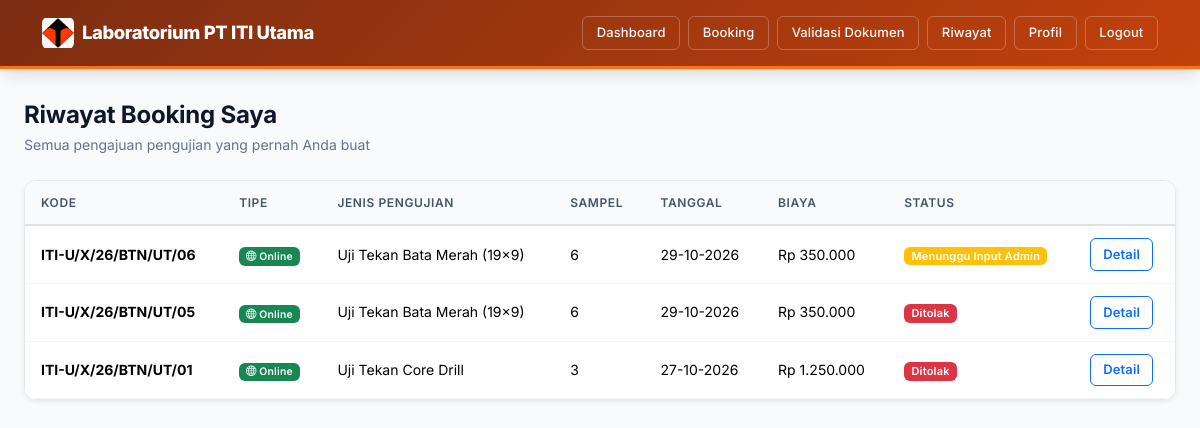
Screenshot of /pelanggan/riwayat.php (signed in) with the database file from the repository.
### tables this page shows
CREATE TABLE `bookings` (
  `id` bigint(20) UNSIGNED NOT NULL,
  `kode_booking` varchar(30) NOT NULL COMMENT 'Contoh: BK-20260716-0001',
  `user_id` bigint(20) UNSIGNED NOT NULL COMMENT 'Pelanggan yang melakukan booking',
  `jenis_pengujian_id` bigint(20) UNSIGNED NOT NULL,
  `penanggung_jawab` varchar(150) NOT NULL,
  `jumlah_sampel` int(10) UNSIGNED NOT NULL DEFAULT 1,
  `tanggal_pengujian_diminta` date NOT NULL,
  `dokumen_persyaratan` varchar(255) DEFAULT NULL COMMENT 'Path file dokumen yang diunggah',
  `estimasi_biaya` decimal(12,2) NOT NULL DEFAULT 0.00,
  `catatan_pelanggan` text DEFAULT NULL,
  `objek_pengujian` varchar(255) DEFAULT NULL,
  `proyek` varchar(255) DEFAULT NULL,
  `lokasi` varchar(255) DEFAULT NULL,
  `supplier` varchar(255) DEFAULT NULL,
  `tipe_booking` enum('online','offline') NOT NULL DEFAULT 'online',
  `bukti_transfer` varchar(255) DEFAULT NULL COMMENT 'Path file bukti transfer pembayaran',
  `status_booking` enum('menunggu_verifikasi','menunggu_pembayaran','pembayaran_diverifikasi','booking_diterima','jadwal_ditentukan','sampel_diterima','menunggu_diuji','sedang_diuji','menunggu_input_admin','validasi_hasil','selesai','ditolak') NOT NULL DEFAULT 'menunggu_verifikasi',
  `alasan_ditolak` text DEFAULT NULL,
  `diverifikasi_oleh` bigint(20) UNSIGNED DEFAULT NULL COMMENT 'Admin yang memverifikasi',
  `diverifikasi_pada` timestamp NULL DEFAULT NULL,
  `diverifikasi_pembayaran_oleh` bigint(20) UNSIGNED DEFAULT NULL,
  `tanggal_pembayaran` timestamp NULL DEFAULT NULL,
  `created_at` timestamp NULL DEFAULT current_timestamp(),
  `updated_at` timestamp NULL DEFAULT current_timestamp() ON UPDATE current_timestamp(),
  `mutu_beton` varchar(20) DEFAULT NULL,
  `sample_berat` decimal(10,2) DEFAULT NULL,
  `sample_diameter` decimal(10,2) DEFAULT NULL,
  `sample_tinggi` decimal(10,2) DEFAULT NULL,
  `sample_bentang_l` decimal(10,2) DEFAULT NULL,
  `sample_dimensi_b` decimal(10,2) DEFAULT NULL,
  `sample_dimensi_h` decimal(10,2) DEFAULT NULL,
  `sample_jenis_baja` varchar(20) DEFAULT NULL,
  `sample_panjang` decimal(10,2) DEFAULT NULL,
  `tambahan_cetak` tinyint(1) NOT NULL DEFAULT 0 COMMENT 'Pemotongan, Setting & Cetak Benda Uji (+250.000)',
  `tambahan_setting` tinyint(1) NOT NULL DEFAULT 0
);

CREATE TABLE `jenis_pengujian` (
  `id` bigint(20) UNSIGNED NOT NULL,
  `kategori` enum('beton','tanah','besi') NOT NULL,
  `nama_pengujian` varchar(150) NOT NULL,
  `deskripsi` text DEFAULT NULL,
  `satuan_sampel` varchar(50) DEFAULT NULL COMMENT 'Contoh: buah, titik, batang',
  `estimasi_durasi_hari` int(10) UNSIGNED DEFAULT NULL COMMENT 'Estimasi lama pengujian dalam hari',
  `harga` decimal(12,2) NOT NULL DEFAULT 0.00,
  `status_aktif` tinyint(1) NOT NULL DEFAULT 1,
  `created_at` timestamp NULL DEFAULT current_timestamp(),
  `updated_at` timestamp NULL DEFAULT current_timestamp() ON UPDATE current_timestamp()
);

### config/labels.php (called while the page is built, shortened)
<?php
function labelStatus($status) {
    $map = [
        'menunggu_verifikasi'   => ['Menunggu Verifikasi', 'secondary'],
        'booking_diterima'      => ['Booking Diterima', 'info'],
        'jadwal_ditentukan'     => ['Jadwal Ditentukan', 'info'],
        'sampel_diterima'       => ['Sampel Diterima', 'primary'],
        'menunggu_diuji'        => ['Menunggu Diuji', 'warning'],
        'sedang_diuji'          => ['Sedang Diuji', 'primary'],
        'menunggu_input_admin'  => ['Menunggu Input Admin', 'warning'],
        'validasi_hasil'        => ['Validasi Hasil', 'warning'],
        'menunggu_pembayaran'   => ['Menunggu Pembayaran', 'warning'],
        'selesai'               => ['Selesai', 'success'],
        'ditolak'               => ['Ditolak', 'danger'],
    ];
    return $map[$status] ?? [$status, 'secondary'];
}

### pelanggan/riwayat.php (the view, shortened to what this page needs)
<?php
require '../config/database.php';
$user = currentUser($pdo);
$stmt = $pdo->prepare(
    "SELECT b.*, j.nama_pengujian, j.kategori
     FROM bookings b
     JOIN jenis_pengujian j ON b.jenis_pengujian_id = j.id
     WHERE b.user_id = ?
     ORDER BY b.created_at DESC"
);
$stmt->execute([$user['id']]);
$daftarBooking = $stmt->fetchAll();
require '../config/labels.php';
?>
<!DOCTYPE html>
<html lang="id">
<head>
    <link href="https://cdn.jsdelivr.net/npm/bootstrap@5.3.3/dist/css/bootstrap.min.css" rel="stylesheet">
    <link href="../assets/css/style.css" rel="stylesheet">
    <link href="https://cdn.jsdelivr.net/npm/bootstrap-icons@1.11.3/font/bootstrap-icons.min.css" rel="stylesheet">
</head>
<body>
    <nav class="navbar navbar-expand-lg navbar-custom navbar-pelanggan">
        <div class="container">
            <a class="navbar-brand text-white" href="dashboard.php"><img src="../img1.jpeg" alt="Logo"> Laboratorium PT ITI Utama</a>
            <div class="collapse navbar-collapse" id="navPelanggan">
                <div class="ms-auto d-flex align-items-center gap-2 nav-actions">
                    <a href="dashboard.php" class="btn btn-outline-light btn-sm">Dashboard</a>
                    <a href="booking.php" class="btn btn-outline-light btn-sm">Booking</a>
                    <a href="cek_booking.php" class="btn btn-outline-light btn-sm">Validasi Dokumen</a>
                    <a href="riwayat.php" class="btn btn-outline-light btn-sm">Riwayat</a>
                    <a href="profil.php" class="btn btn-outline-light btn-sm">Profil</a>
                    <a href="../auth/logout.php" class="btn btn-outline-light btn-sm">Logout</a>
                </div>
            </div>
        </div>
    </nav>
    <div class="page-container">
        <div class="page-header">
            <h4>Riwayat Booking Saya</h4>
            <p>Semua pengajuan pengujian yang pernah Anda buat</p>
        </div>
        <?php if (empty($daftarBooking)): ?>
            <div class="alert alert-info">
                Anda belum memiliki riwayat booking.
                <a href="booking.php" class="fw-bold">Buat booking pertama Anda</a>.
            </div>
        <?php else: ?>
            <div class="card border-0 shadow-sm mb-3">
                <div class="card-body p-0">
                    <div class="table-responsive">
                        <table class="table table-hover mb-0">
                            <thead>
                                <tr>
                                    <th>Kode</th>
                                    <th>Tipe</th>
                                    <th>Jenis Pengujian</th>
                                    <th class="d-none d-sm-table-cell">Sampel</th>
                                    <th class="d-none d-md-table-cell">Tanggal</th>
                                    <th class="d-none d-lg-table-cell">Biaya</th>
                                    <th>Status</th>
                                    <th></th>
                                </tr>
                            </thead>
                            <tbody>
                                <?php foreach ($daftarBooking as $b):
                                    [$label, $warna] = labelStatus($b['status_booking']);
                                ?>
                                <tr>
                                    <td><strong><?= htmlspecialchars($b['kode_booking']) ?></strong></td>
                                    <td>
                                        <?php if (($b['tipe_booking'] ?? 'online') === 'online'): ?>
                                            <span class="badge bg-success" style="font-size: 0.65rem;"><i class="bi bi-globe"></i> Online</span>
                                        <?php else: ?>
                                            <span class="badge bg-info" style="font-size: 0.65rem;"><i class="bi bi-building"></i> Offline</span>
                                        <?php endif; ?>
                                    </td>
                                    <td><?= htmlspecialchars($b['nama_pengujian']) ?></td>
                                    <td class="d-none d-sm-table-cell"><?= $b['jumlah_sampel'] ?></td>
                                    <td class="d-none d-md-table-cell"><?= $b['tanggal_pengujian_diminta'] ? date('d-m-Y', strtotime($b['tanggal_pengujian_diminta'])) : '-' ?></td>
                                    <td class="d-none d-lg-table-cell">Rp <?= number_format($b['estimasi_biaya'], 0, ',', '.') ?></td>
                                    <td><span class="badge bg-<?= $warna ?>"><?= $label ?></span></td>
                                    <td>
                                        <a href="detail_booking.php?id=<?= $b['id'] ?>" class="btn btn-sm btn-outline-primary">Detail</a>
                                    </td>
                                </tr>
                                <?php endforeach; ?>
                            </tbody>
                        </table>
                    </div>
                </div>
            </div>
        <?php endif; ?>
    </div>
</body>
</html>

### assets/css/style.css (style rules this page uses)
:root { --bs-primary: #ea580c; --bs-primary-rgb: 234, 88, 12; --bs-link-color: #ea580c; --bs-link-hover-color: #c2410c; --primary: #ea580c; --primary-dark: #c2410c; --primary-light: #fff7ed; --secondary: #64748b; --success: #16a34a; --success-light: #dcfce7; --warning: #f59e0b; --warning-light: #fef3c7; --danger: #dc2626; --danger-light: #fee2e2; --info: #0891b2; --info-light: #cffafe; --dark: #1e293b; --gray-50: #f8fafc; --gray-100: #f1f5f9; --gray-200: #e2e8f0; --gray-300: #cbd5e1; --gray-400: #94a3b8; --gray-500: #64748b; --gray-600: #475569; --gray-700: #334155; --gray-800: #1e293b; --gray-900: #0f172a; --white: #ffffff; --shadow-sm: 0 1px 2px 0 rgba(0,0,0,0.05); --shadow: 0 1px 3px 0 rgba(0,0,0,0.1), 0 1px 2px -1px rgba(0,0,0,0.1); --shadow-md: 0 4px 6px -1px rgba(0,0,0,0.1), 0 2px 4px -2px rgba(0,0,0,0.1); --shadow-lg: 0 10px 15px -3px rgba(0,0,0,0.1), 0 4px 6px -4px rgba(0,0,0,0.1); --shadow-xl: 0 20px 25px -5px rgba(0,0,0,0.1), 0 8px 10px -6px rgba(0,0,0,0.1); --radius: 8px; --radius-lg: 12px; --radius-xl: 16px; --transition: all 0.2s ease; }
*, *::before, *::after { box-sizing: border-box; }
body { font-family: 'Inter', -apple-system, BlinkMacSystemFont, 'Segoe UI', Roboto, sans-serif; background: var(--gray-50); color: var(--gray-800); line-height: 1.6; min-height: 100vh; -webkit-font-smoothing: antialiased; }
h1, h2, h3, h4, h5, h6 { font-weight: 700; color: var(--gray-900); letter-spacing: -0.01em; }
.navbar-custom { background: linear-gradient(135deg, #7c2d12 0%, #9a3412 100%); padding: 0.75rem 0; box-shadow: var(--shadow-lg); border-bottom: 3px solid var(--primary); }
.navbar-custom .navbar-brand { font-weight: 800; font-size: 1.15rem; letter-spacing: -0.02em; display: flex; align-items: center; gap: 0.5rem; }
.navbar-custom .navbar-brand img { width: 32px; height: 32px; object-fit: contain; border-radius: 6px; }
.navbar-custom .btn { font-weight: 500; font-size: 0.8125rem; padding: 0.4rem 0.85rem; border-radius: 6px; transition: var(--transition); }
.navbar-custom .btn-outline-light { border-color: rgba(255,255,255,0.25); }
.navbar-pelanggan { background: linear-gradient(135deg, #7c2d12 0%, #c2410c 100%); border-bottom-color: #f97316; }
.page-container { max-width: 1200px; margin: 0 auto; padding: 1.5rem 1rem; }
@media (min-width: 768px) { .page-container { padding: 2rem 1.5rem; } }
.page-header { margin-bottom: 1.5rem; }
.page-header h4 { font-size: 1.5rem; margin-bottom: 0.25rem; }
.page-header p { color: var(--gray-500); font-size: 0.875rem; margin: 0; }
.card { border: 1px solid var(--gray-200); border-radius: var(--radius-lg); box-shadow: var(--shadow-sm); transition: var(--transition); background: var(--white); }
.card-body { padding: 1.25rem; }
.table { font-size: 0.875rem; }
.table thead th { background: var(--gray-50); color: var(--gray-600); font-weight: 600; font-size: 0.75rem; text-transform: uppercase; letter-spacing: 0.05em; border-bottom-width: 2px; padding: 0.75rem 1rem; white-space: nowrap; }
.table tbody td { padding: 0.75rem 1rem; vertical-align: middle; border-color: var(--gray-100); }
.table tbody tr { transition: var(--transition); }
.table-responsive { border-radius: var(--radius-lg); border: 1px solid var(--gray-200); overflow-x: auto; }
.badge { font-weight: 600; font-size: 0.6875rem; padding: 0.35em 0.65em; border-radius: 6px; letter-spacing: 0.02em; }
.btn { font-weight: 600; font-size: 0.875rem; border-radius: var(--radius); padding: 0.5rem 1rem; transition: var(--transition); letter-spacing: 0.01em; }
.btn-sm { font-size: 0.8125rem; padding: 0.35rem 0.75rem; border-radius: 6px; }
html { scroll-behavior: smooth; }

### rows the page displays
bookings: kode_booking "ITI-U/X/26/BTN/UT/06", tipe_booking "online" (drawn), jenis_pengujian.nama_pengujian "Uji Tekan Bata Merah (19x9)", jumlah_sampel "6", tanggal_pengujian_diminta "29-10-2026", estimasi_biaya "350.000", label "Menunggu Input Admin"
bookings: kode_booking "ITI-U/X/26/BTN/UT/05", tipe_booking "online" (drawn), jenis_pengujian.nama_pengujian "Uji Tekan Bata Merah (19x9)", jumlah_sampel "6", tanggal_pengujian_diminta "29-10-2026", estimasi_biaya "350.000", label "Ditolak"
bookings: kode_booking "ITI-U/X/26/BTN/UT/01", tipe_booking "online" (drawn), jenis_pengujian.nama_pengujian "Uji Tekan Core Drill", jumlah_sampel "3", tanggal_pengujian_diminta "27-10-2026", estimasi_biaya "1.250.000", label "Ditolak"
